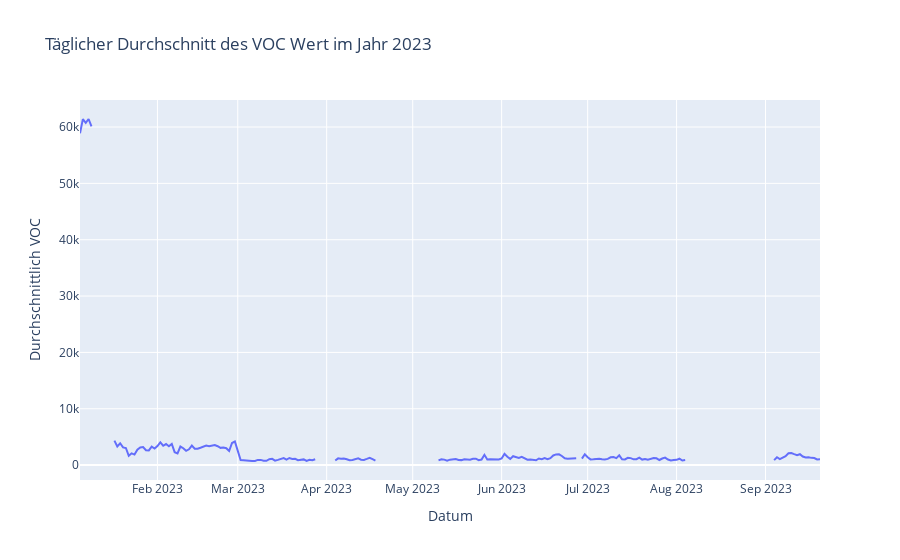

Write notebook code for a chart like this one.
### Code cell
fig = px.line(daily_avg_voc_2023, x='date_time', y='VOC', title='Täglicher Durchschnitt des VOC Wert im Jahr 2023',
              labels={'date_time': 'Datum', 'VOC': 'Durchschnittlich VOC'})

fig.show()

### Figure 1 — Plotly figure (JSON) as saved in the notebook; plotly's stock layout.template omitted (floating-point values rounded to 4 significant figures; data arrays with more than 128 entries replaced by an {"elided": "..."} marker saying what was removed)
{"data": [{"hovertemplate": "Datum=%{x}<br>Durchschnittlich VOC=%{y}<extra></extra>", "legendgroup": "", "line": {"color": "#636efa", "dash": "solid"}, "marker": {"symbol": "circle"}, "mode": "lines", "name": "", "orientation": "v", "showlegend": false, "type": "scatter", "x": {"elided": "259 str values"}, "xaxis": "x", "y": {"elided": "259 float values"}, "yaxis": "y"}], "layout": {"legend": {"tracegroupgap": 0}, "title": {"text": "Täglicher Durchschnitt des VOC Wert im Jahr 2023"}, "xaxis": {"anchor": "y", "domain": [0, 1], "title": {"text": "Datum"}}, "yaxis": {"anchor": "x", "domain": [0, 1], "title": {"text": "Durchschnittlich VOC"}}}}
